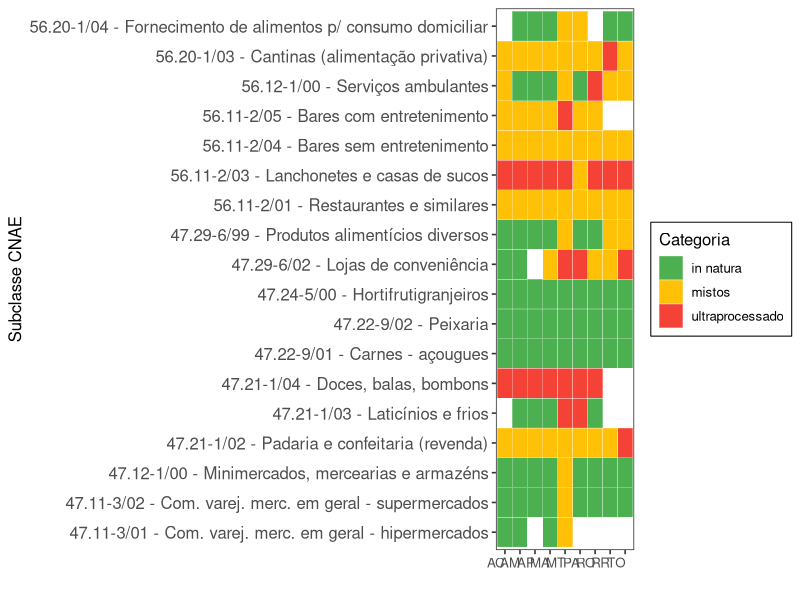

This chart was generated by the following R code:
# ------------------------------------------------------------------------------
# Script que gera 
# ------------------------------------------------------------------------------

# Pacotes necessários
library(dplyr)
library(tidyr)
library(ggplot2)
library(stringr)

# --- 1. Criar a base original (no formato wide) ---
dados_wide <- tribble(
  ~cnae_subclasse, ~descricao_cnae_subclasse, ~AC, ~AM, ~MA, ~MT, ~AP, ~PA, ~RO, ~RR, ~TO,
  "47.11-3/01", "Com. varej. merc. em geral - hipermercados", "in natura", "in natura", "in natura", "mistos", "", "", "", "", "",
  "47.11-3/02", "Com. varej. merc. em geral - supermercados", "in natura", "in natura", "in natura", "mistos", "in natura", "in natura", "in natura", "in natura", "in natura",
  "47.12-1/00", "Minimercados, mercearias e armazéns", "in natura", "in natura", "in natura", "mistos", "in natura", "in natura", "in natura", "in natura", "in natura",
  "47.21-1/02", "Padaria e confeitaria (revenda)", "mistos", "mistos", "mistos", "mistos", "mistos", "mistos", "mistos", "mistos", "ultraprocessado",
  "47.21-1/03", "Laticínios e frios", "", "in natura", "in natura", "ultraprocessado", "in natura", "ultraprocessado", "in natura", "", "",
  "47.21-1/04", "Doces, balas, bombons", "ultraprocessado", "ultraprocessado", "ultraprocessado", "ultraprocessado", "ultraprocessado", "ultraprocessado", "ultraprocessado", "", "",
  "47.22-9/01", "Carnes - açougues", "in natura", "in natura", "in natura", "in natura", "in natura", "in natura", "in natura", "in natura", "in natura",
  "47.22-9/02", "Peixaria", "in natura", "in natura", "in natura", "in natura", "in natura", "in natura", "in natura", "in natura", "in natura",
  "47.24-5/00", "Hortifrutigranjeiros", "in natura", "in natura", "in natura", "in natura", "in natura", "in natura", "in natura", "in natura", "in natura",
  "47.29-6/02", "Lojas de conveniência", "in natura", "in natura", "mistos", "ultraprocessado", "", "ultraprocessado", "mistos", "mistos", "ultraprocessado",
  "47.29-6/99", "Produtos alimentícios diversos", "in natura", "in natura", "in natura", "mistos", "in natura", "in natura", "in natura", "mistos", "mistos",
  "56.11-2/01", "Restaurantes e similares", "mistos", "mistos", "mistos", "mistos", "mistos", "mistos", "mistos", "mistos", "mistos",
  "56.11-2/03", "Lanchonetes e casas de sucos", "ultraprocessado", "ultraprocessado", "ultraprocessado", "ultraprocessado", "ultraprocessado", "mistos", "ultraprocessado", "ultraprocessado", "ultraprocessado",
  "56.11-2/04", "Bares sem entretenimento", "mistos", "mistos", "mistos", "mistos", "mistos", "mistos", "mistos", "mistos", "mistos",
  "56.11-2/05", "Bares com entretenimento", "mistos", "mistos", "mistos", "ultraprocessado", "mistos", "mistos", "mistos", "", "",
  "56.12-1/00", "Serviços ambulantes", "mistos", "in natura", "in natura", "mistos", "in natura", "in natura", "ultraprocessado", "mistos", "mistos",
  "56.20-1/03", "Cantinas (alimentação privativa)", "mistos", "mistos", "mistos", "mistos", "mistos", "mistos", "mistos", "ultraprocessado", "mistos",
  "56.20-1/04", "Fornecimento de alimentos p/ consumo domiciliar", "", "in natura", "in natura", "mistos", "in natura", "mistos", "", "in natura", "in natura"
)

# --- 2. Transformar para formato longo e manter a ordem original dos CNAEs ---
dados_long <- dados_wide %>%
  pivot_longer(cols = AC:TO, names_to = "estado", values_to = "categoria") %>%
  filter(categoria != "") %>%
  mutate(
    cnae_label = paste(cnae_subclasse, descricao_cnae_subclasse, sep = " - "),
    cnae_label = factor(cnae_label, levels = unique(paste(cnae_subclasse, descricao_cnae_subclasse, sep = " - ")))
  )

# --- 3. Plotar o heatmap com a ordem original ---
gf <- ggplot(dados_long, aes(x = estado, y = cnae_label, fill = categoria)) +
  geom_tile(color = "white") +
  scale_fill_manual(
    values = c(
      "in natura" = "#4CAF50",
      "mistos" = "#FFC107",
      "ultraprocessado" = "#F44336"
    ),
    na.value = "grey90"
  ) +
  labs(
    x = "",
    y = "Subclasse CNAE",
    fill = "Categoria"
  ) +
  theme_bw(base_size = 12) +
  theme(
    panel.grid = element_blank(),                        # remove grid
    panel.background = element_rect(fill = "transparent", color = NA), # fundo do painel
    plot.background = element_rect(fill = "transparent", color = NA),  # fundo total
    legend.background = element_rect(fill = "transparent"),            # fundo da legenda
    legend.box.background = element_rect(fill = "transparent"),        # fundo da caixa da legenda
    axis.text.x = element_text(hjust = 1),
    axis.text.y = element_text(size = 12)
  )

ggsave("grafico_cnae_estado2.png", gf, width = 12, height = 8, dpi = 300)
